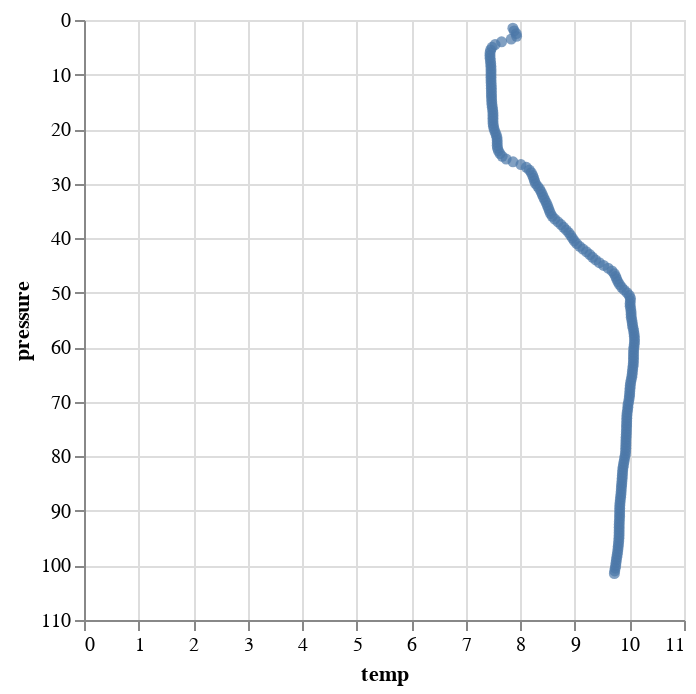

Notebook code for this chart:
### Code cell
alt.Chart(loc0_df).mark_circle().encode(alt.Y('pressure', scale=alt.Scale(reverse=True), type = 'quantitative'), alt.X('temp'))

### Figure 1 — Vega-Lite specification as saved in the notebook (floating-point values rounded to 4 significant figures; data arrays with more than 128 entries replaced by an {"elided": "..."} marker saying what was removed)
{"$schema": "https://vega.github.io/schema/vega-lite/v5.8.0.json", "config": {"view": {"continuousHeight": 300, "continuousWidth": 300}}, "data": {"name": "data-6ae8b17901e0749d0b733f0c89c03df9"}, "datasets": {"data-6ae8b17901e0749d0b733f0c89c03df9": {"elided": "201 records"}}, "encoding": {"x": {"field": "temp", "type": "quantitative"}, "y": {"field": "pressure", "scale": {"reverse": true}, "type": "quantitative"}}, "mark": {"type": "circle"}}
